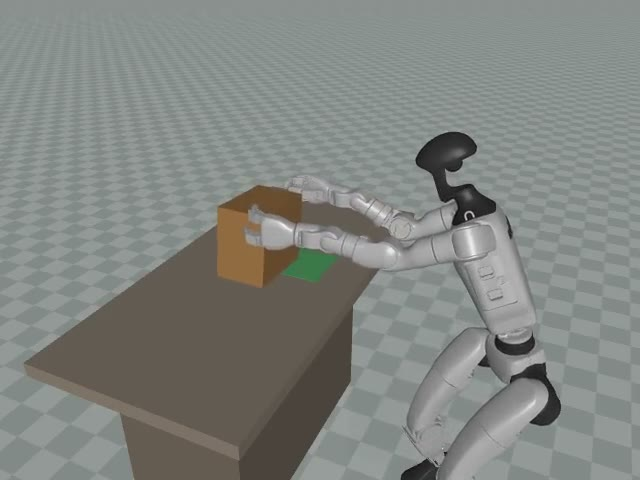
#> input picture assets/projects/rlrobots/g1-two-hand-box.jpg, 640 x 480 px
$ python make_thumbs.py
#> lines starting #> are read from the running program, lines starting #| are printed output that depends on the picture
#> in make, im is the input picture: PIL image 640x480 RGB; mean R, G, B 129.5, 133.1, 128.8
"""Make one uniform card thumbnail per project: assets/projects/<slug>/thumb.jpg.

Every thumbnail is the same size (960x600, 16:10), a cover crop of one detail of the
project's media, and goes through the same tone pass: mostly desaturated and remapped
between the site's ink and paper colours so sixteen unrelated screenshots and charts
read as one set of prints. The full-colour originals stay in the dialog gallery.
Run from the repo root:

    python tools/make_thumbs.py
"""
import json
import pathlib

from PIL import Image, ImageOps

ROOT = pathlib.Path(__file__).resolve().parent.parent
W, H = 960, 600
INK = (24, 24, 23)        # darkest tone, near the masthead's #151514
PAPER = (247, 247, 245)   # lightest tone, the site's paper
KEEP_COLOUR = 0.5         # how much of the original colour survives the tone pass

# slug: (source under assets/projects/<slug>/, pre-crop box or None, focus x, focus y)
# The box picks the detail to show; the focus point says where the 16:10 crop centres.
PICKS = {
    "rlrobots": ("g1-two-hand-box.jpg", None, 0.5, 0.5),
    "gradproposal": ("team-communication.jpg", (640, 45, 1400, 520), 0.5, 0.5),
    "deck": ("pad.webp", (0, 0, 800, 500), 0.5, 0.5),
    "wec": ("plant_comparison.jpg", (0, 30, 930, 570), 0.5, 0.5),
    "computer-use-stack": ("loop-diagram.jpg", (300, 90, 1100, 590), 0.5, 0.5),
    "honesty-small": ("lies-removed.jpg", (378, 60, 1400, 699), 0.5, 0.5),
    "sinusoidal": ("battle.webp", (120, 40, 1320, 720), 0.5, 0.5),
    "style-tune": ("pipeline-diagram.jpg", (800, 84, 1400, 459), 0.5, 0.5),
    "waste": ("app.jpg", (680, 100, 1400, 550), 0.5, 0.5),
    "esm3": ("roc_pr.jpg", (60, 40, 700, 440), 0.5, 0.5),
    "logic-expert": ("routing.jpg", (80, 70, 1160, 745), 0.5, 0.5),
    "guidance": ("example.jpg", (0, 20, 1195, 896), 0.5, 0.5),
    "ecg-beat-classifier": ("step1-raw-208.webp", (120, 55, 672, 400), 0.5, 0.5),
    "gpu-payback": ("summary.webp", (0, 0, 900, 500), 0.0, 0.0),
}


def tone(im):
    """Duotone between INK and PAPER, with a little of the original colour blended back."""
    grey = ImageOps.autocontrast(ImageOps.grayscale(im), cutoff=0.5)
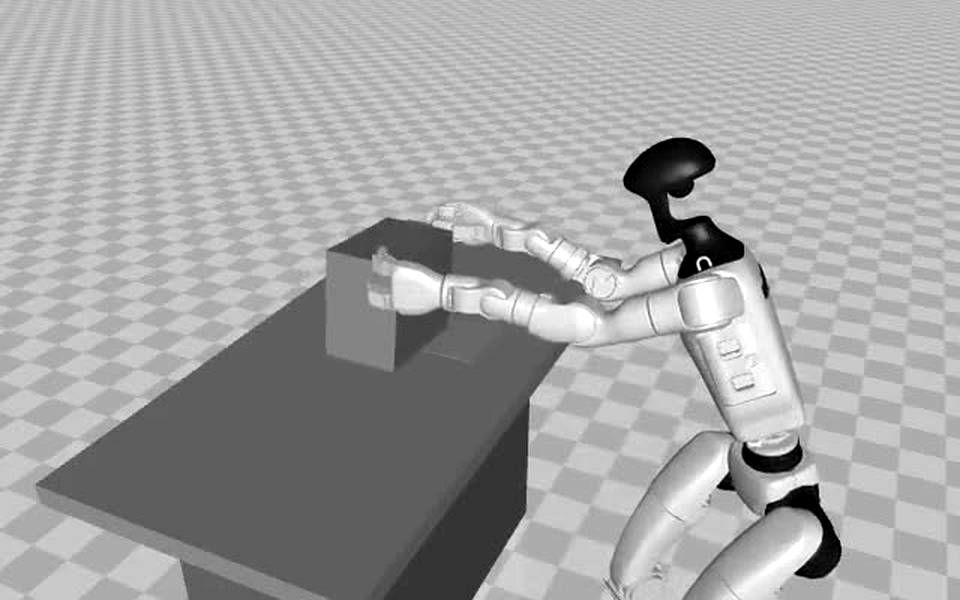
#> grey: PIL image 960x600 L; min 0, max 255, mean 163.9
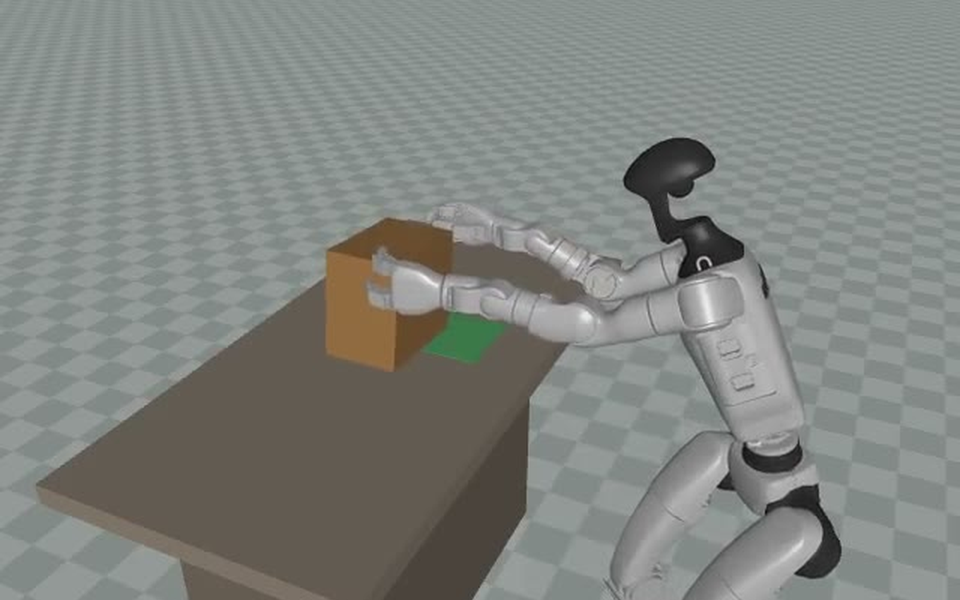
#> im: PIL image 960x600 RGB; mean R, G, B 129.1, 132.4, 128
    lut = []
    for c in range(3):
        lo, hi = INK[c], PAPER[c]
        lut += [round(lo + (hi - lo) * v / 255) for v in range(256)]
    duotone = grey.convert("RGB").point(lut)
    return Image.blend(duotone, im, KEEP_COLOUR)
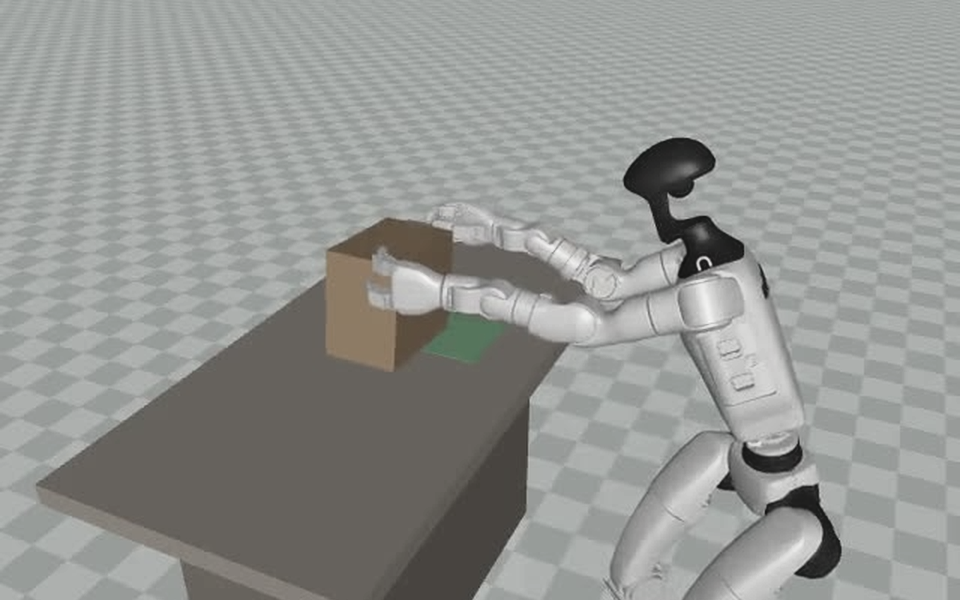
#> returned value: PIL image 960x600 RGB; mean R, G, B 148, 149.6, 146.7


def make(src, box, fx, fy):
    im = Image.open(src).convert("RGB")
    if box:
        im = im.crop(box)
    return tone(ImageOps.fit(im, (W, H), Image.LANCZOS, centering=(fx, fy)))


def main():
    for slug, (name, box, fx, fy) in PICKS.items():
        folder = ROOT / "assets" / "projects" / slug
        make(folder / name, box, fx, fy).save(folder / "thumb.jpg", quality=84, optimize=True)
        entry = ROOT / "data" / "projects" / f"{slug}.json"
#> (the run stopped early here; a loop or call above may not have finished)

$ run again, with assets/projects/rlrobots/g1-walk-carry.jpg copied over assets/projects/rlrobots/g1-two-hand-box.jpg
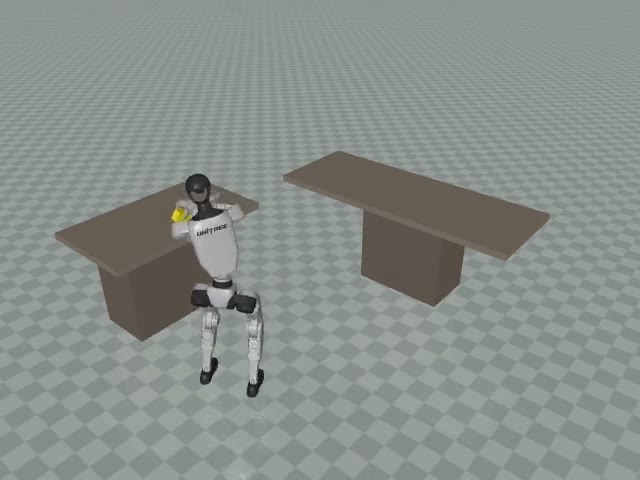
#> input picture assets/projects/rlrobots/g1-walk-carry.jpg, 640 x 480 px
#> in make, im is the input picture: PIL image 640x480 RGB; mean R, G, B 135.9, 142.7, 138.9
#> in tone, `grey = ImageOps.autocontrast(ImageOps.grayscale(im), cutoff=0.5)`:
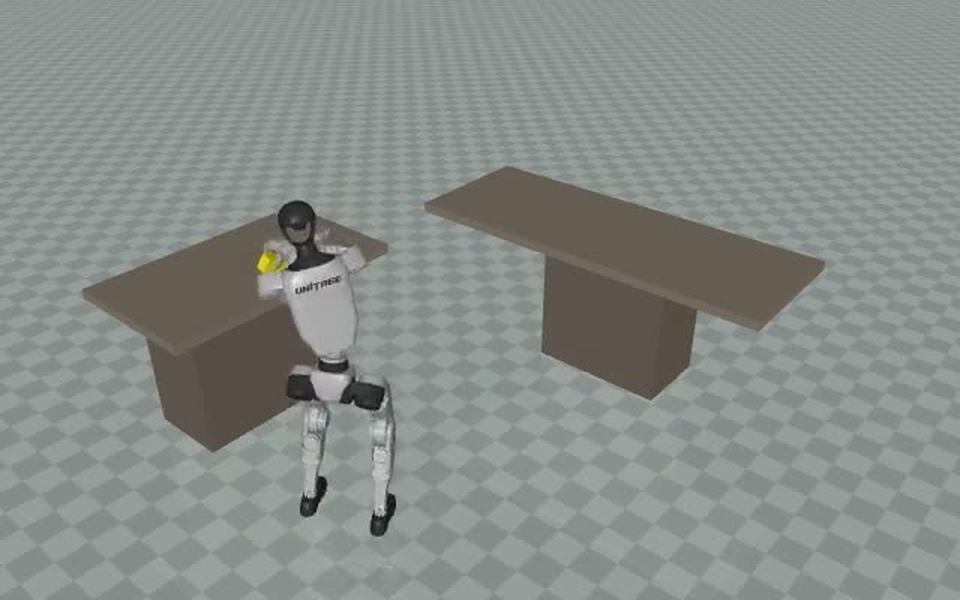
#> im: PIL image 960x600 RGB; mean R, G, B 135, 141.4, 137.4
#> in tone, `return Image.blend(duotone, im, KEEP_COLOUR)`:
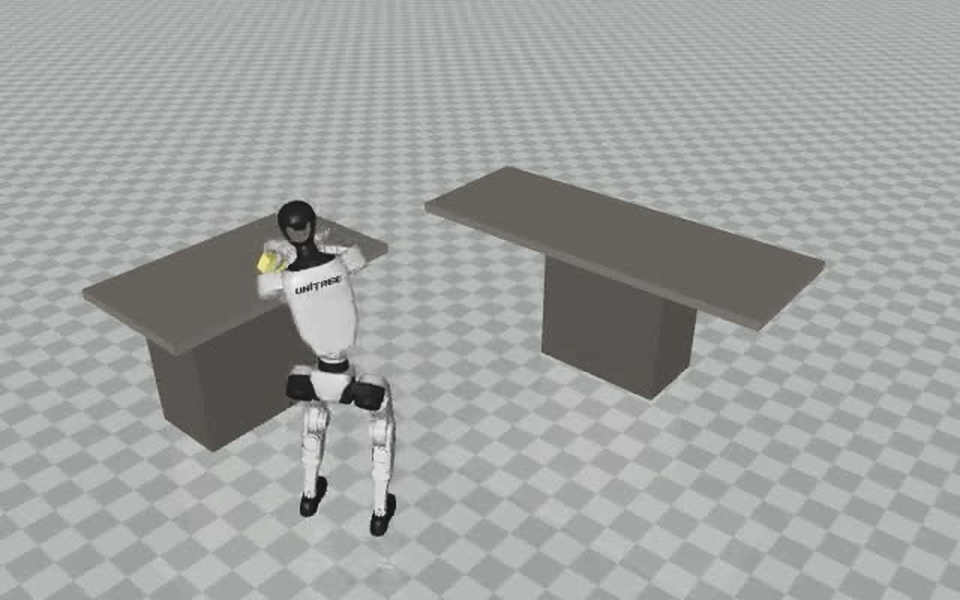
#> returned value: PIL image 960x600 RGB; mean R, G, B 159.1, 162.3, 159.4
